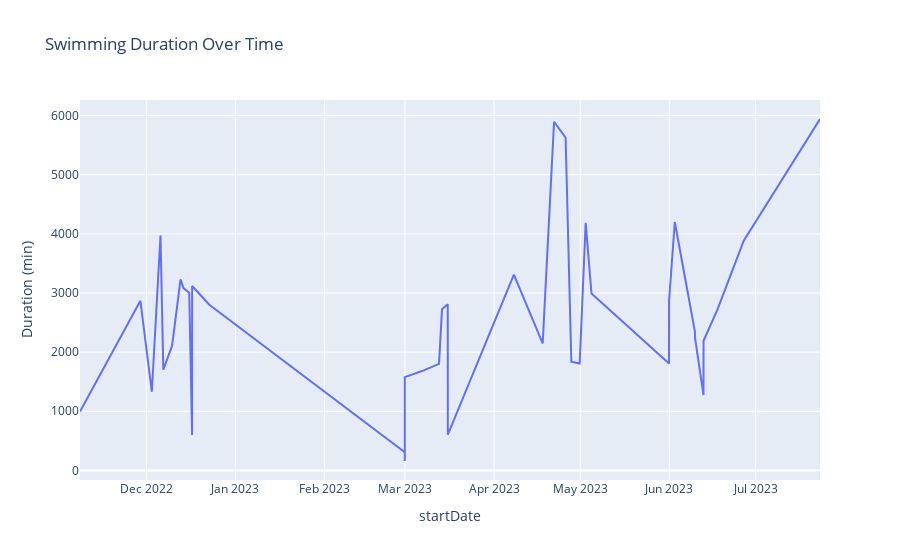
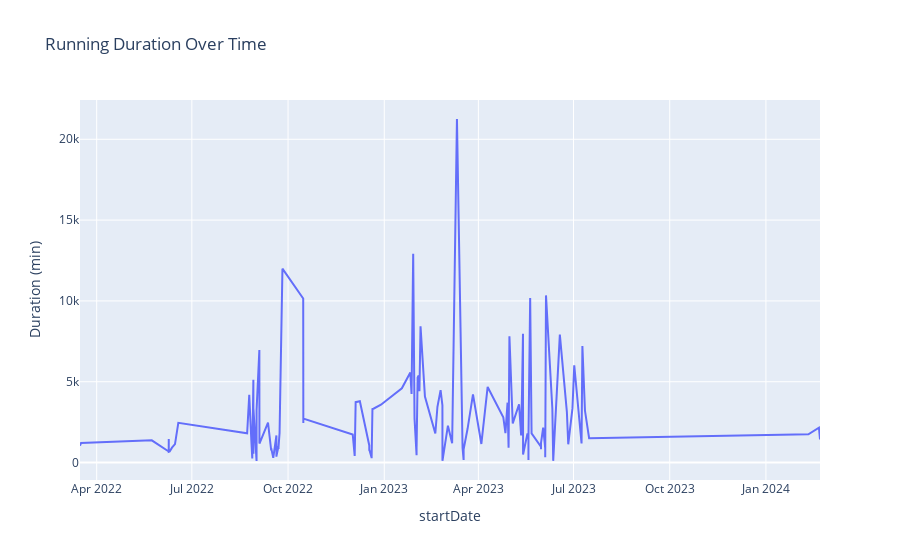
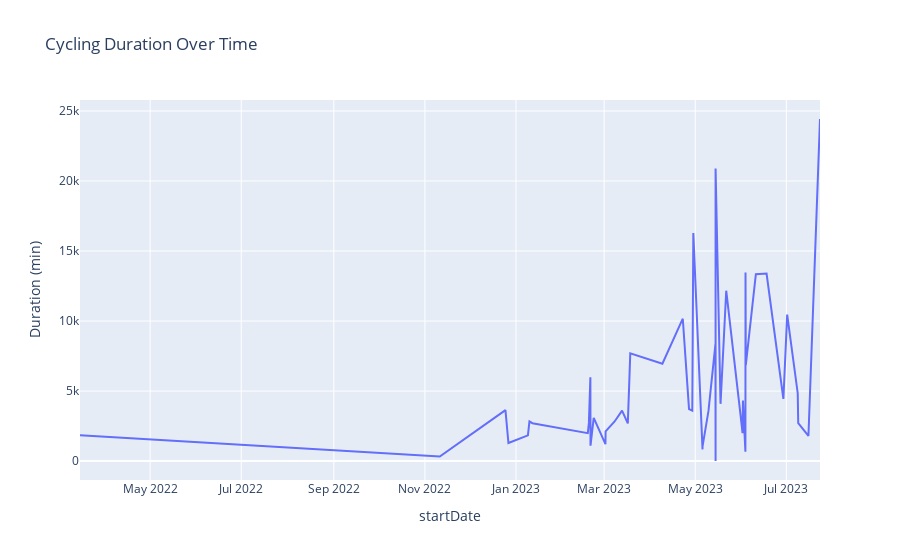

Write notebook code for charts like these, in order.
### Code cell
import pandas as pd
import plotly.express as px

# Load the workout data for running, swimming, and cycling
base_path = '/Users/ngirmay/Documents/GitHub/ironman_retrospective/apple_health/health_data_exported/'

# Load each workout file
df_swimming = pd.read_csv(base_path + 'HKWorkoutActivityTypeSwimming_2024-04-99_18-31-37_SimpleHealthExportCSV.csv', sep=',', skiprows=1)
df_running = pd.read_csv(base_path + 'HKWorkoutActivityTypeRunning_2024-04-99_18-31-37_SimpleHealthExportCSV.csv', sep=',', skiprows=1)
df_cycling = pd.read_csv(base_path + 'HKWorkoutActivityTypeCycling_2024-04-99_18-31-36_SimpleHealthExportCSV.csv', sep=',', skiprows=1)

# Convert 'startDate' to datetime
df_swimming['startDate'] = pd.to_datetime(df_swimming['startDate'])
df_running['startDate'] = pd.to_datetime(df_running['startDate'])
df_cycling['startDate'] = pd.to_datetime(df_cycling['startDate'])

# Plot duration for each workout type
fig_swimming = px.line(df_swimming, x='startDate', y='duration', title='Swimming Duration Over Time', labels={'duration': 'Duration (min)'})
fig_running = px.line(df_running, x='startDate', y='duration', title='Running Duration Over Time', labels={'duration': 'Duration (min)'})
fig_cycling = px.line(df_cycling, x='startDate', y='duration', title='Cycling Duration Over Time', labels={'duration': 'Duration (min)'})

# Show the plots
fig_swimming.show()
fig_running.show()
fig_cycling.show()
